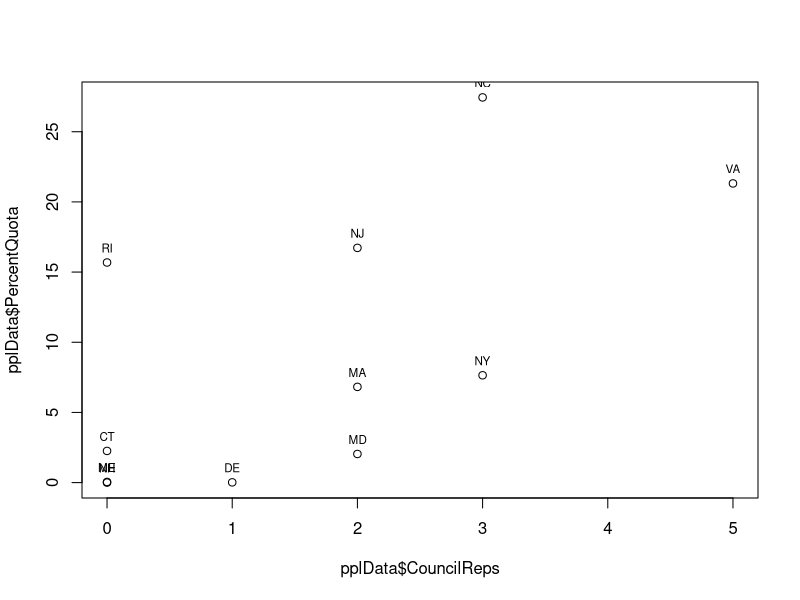
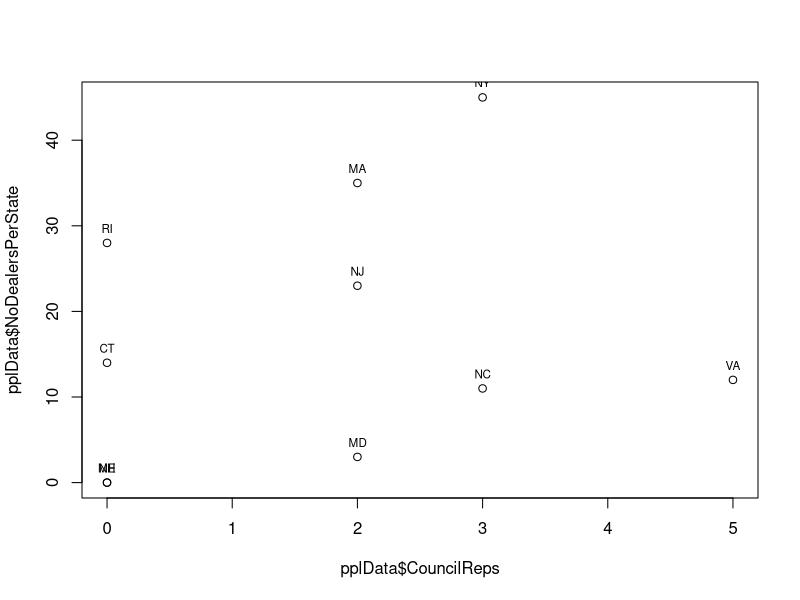
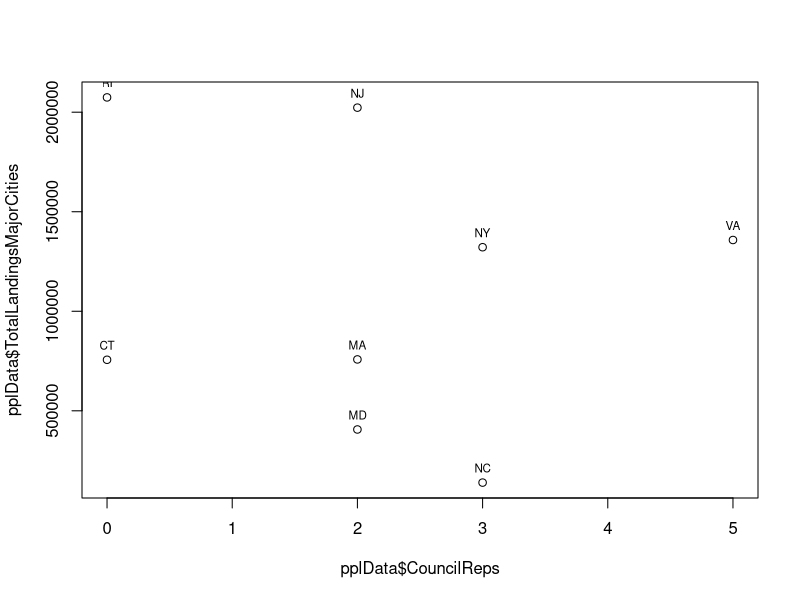
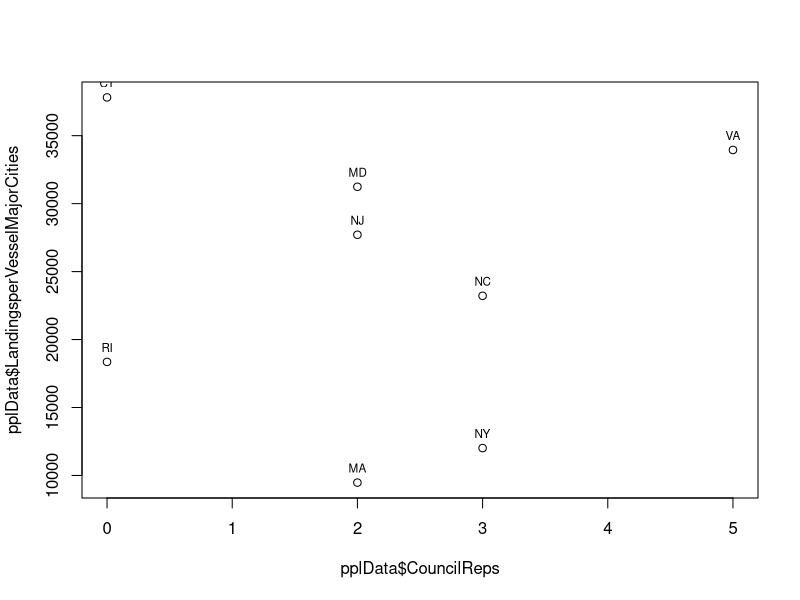

The R script that drew these images, in order:
setwd("C:/Users/swulfing/OneDrive - University of Massachusetts Dartmouth/Documents/GitHub/UMassD/SummerFlounder")

pplData <- read.csv("Fluke2024WorkingGroup.csv")

plot(pplData$PercentQuota ~ pplData$CouncilReps)
text(pplData$CouncilReps, pplData$PercentQuota, labels=pplData$State, cex= 0.7, pos = 3)

plot(pplData$NoDealersPerState ~ pplData$CouncilReps)
text(pplData$CouncilReps, pplData$NoDealersPerState, labels=pplData$State, cex= 0.7, pos = 3)

plot(pplData$TotalLandingsMajorCities ~ pplData$CouncilReps)
text(pplData$CouncilReps, pplData$TotalLandingsMajorCities, labels=pplData$State, cex= 0.7, pos = 3)

plot(pplData$LandingsperVesselMajorCities ~ pplData$CouncilReps)
text(pplData$CouncilReps, pplData$LandingsperVesselMajorCities, labels=pplData$State, cex= 0.7, pos = 3)
